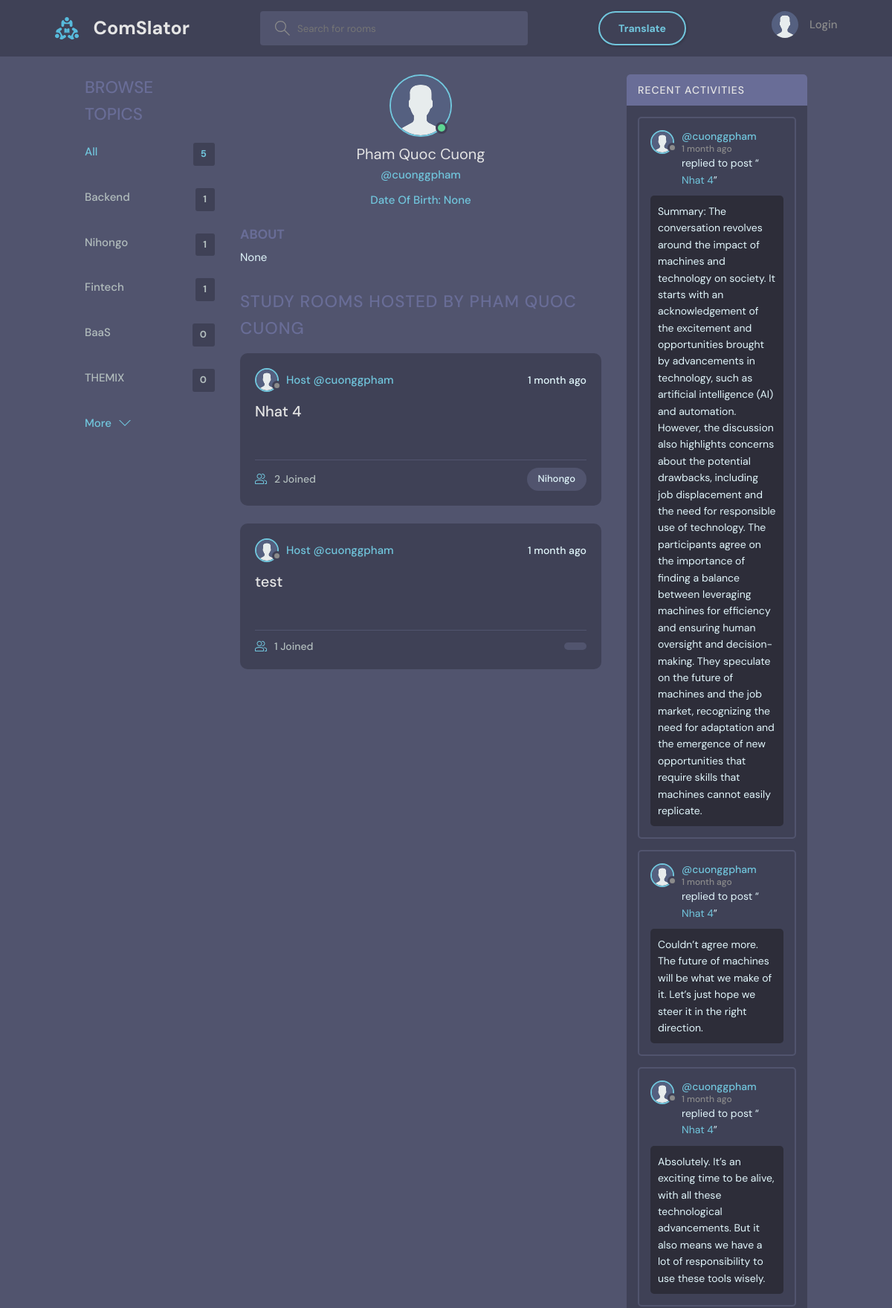
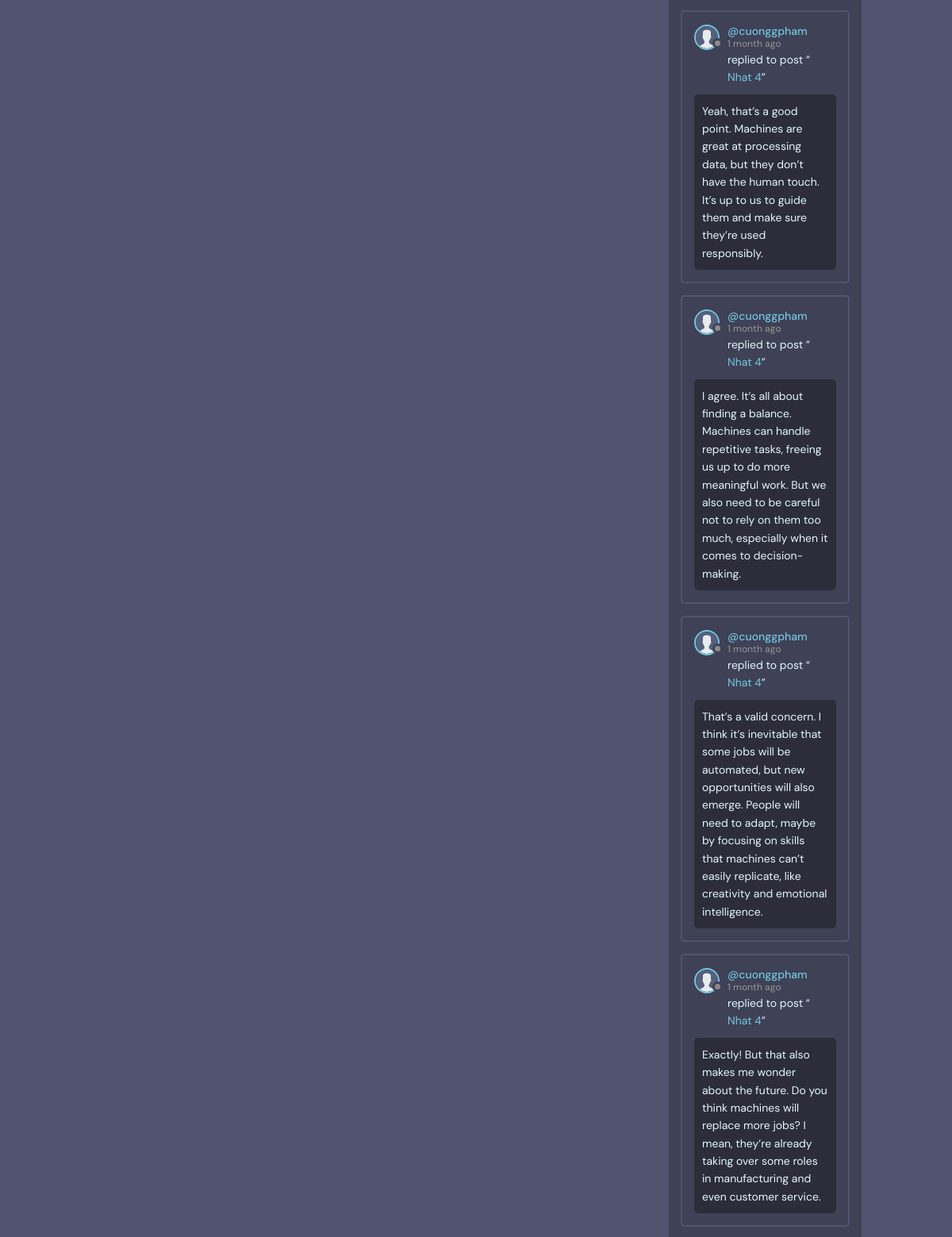
The app's page /profile/2/ (upper part) with its own data (2 pictures, top to bottom).
### base/models.py (models this page shows, shortened)
class Topic(models.Model):
    name = models.CharField(max_length=200)

class User(AbstractBaseUser):
    STATUS = [
        ('online', 'online'),
        ('offline', 'offline'),
    ]
    name = models.CharField(max_length=200, null=True)
    username   = models.CharField(max_length=200, null=True)
    email      = models.EmailField(unique=True, null=True)
    password   = models.CharField(max_length=100)
    birth_date = models.DateField(null=True)
    status     = models.CharField(choices=STATUS, max_length=50, default='offline')
    is_superuser = models.BooleanField(default=False)
    bio = models.TextField(null=True)
    avatar = models.ImageField(null=True, default="avatar.svg")
    timezone = models.CharField(max_length=50, default='UTC')
    USERNAME_FIELD = 'email'
    REQUIRED_FIELDS = ['username', 'password']
    objects = UserManager()

class Room(models.Model):
    host = models.ForeignKey(User, on_delete=models.SET_NULL, null=True)
    topic = models.ForeignKey(Topic, on_delete=models.SET_NULL, null=True)
    name = models.CharField(max_length=200)
    description = models.TextField(null=True, blank=True)
    participants = models.ManyToManyField(User, related_name='participants', blank=True)
    call_room_id = models.CharField(max_length=100, unique=True, null=True, blank=True)
    updated = models.DateTimeField(auto_now=True)
    created = models.DateTimeField(auto_now_add=True)
    class Meta:
        ordering = ['-updated', '-created']
    def __str__(self):
        return self.name

class Message(models.Model):
    user = models.ForeignKey(User, on_delete=models.CASCADE)
    room = models.ForeignKey(Room, on_delete=models.CASCADE)
    body = models.TextField()
    image = models.ImageField(upload_to="", null=True, blank=True)
    translated_body = models.TextField(null=True, blank=True)
    updated = models.DateTimeField(auto_now=True)
    created = models.DateTimeField(auto_now_add=True)
    class Meta:
        ordering = ['-updated', '-created']

### base/views.py (the view)
# urls.py: path('profile/<str:pk>/', views.userProfile, name="user-profile"),
def userProfile(request, pk):
    user = User.objects.get(id=pk)
    rooms = user.room_set.all()
    room_messages = user.message_set.all()
    topics = Topic.objects.all()
    context = {'user': user, 'rooms': rooms,
               'room_messages': room_messages, 'topics': topics}
    return render(request, 'base/profile.html', context)

### base/templates/base/profile.html (shortened to what this page needs)
{% extends 'main.html' %}
{% block content %}
<main class="profile-page layout layout--3">
  <div class="container">
    {% include 'base/topics_component.html' %}
    <div class="roomList">
      <div class="profile">
        <div class="profile__avatar">
          <div class="avatar avatar--large active">
            <img src="{{user.avatar.url}}" />
          </div>
        </div>
        <div class="profile__info">
          <h3>{{user.name}}</h3>
          <p>@{{user.username}}</p>
          <p>Date Of Birth: {{user.birth_date}}</p>
        </div>
        <div class="profile__about">
          <h3>About</h3>
          <p>
            {{user.bio}}
          </p>
        </div>
      </div>
      <div class="roomList__header">
        <div>
          <h2>Study Rooms Hosted by {{user.name}}</a>
          </h2>
        </div>
      </div>
      {% include 'base/feed_component.html' %}
    </div>
    {% include 'base/activity_component.html' %}
  </div>
</main>
{% endblock content %}

### base/templates/base/topics_component.html
<div class="topics">
    <div class="topics__header">
        <h2>Browse Topics</h2>
    </div>
    <ul class="topics__list">
        <li>
            <a href="{% url 'home' %}" class="active">All <span>{{topics.count}}</span></a>
        </li>
        {% for topic in topics %}
        <li>
            <a href="{% url 'home' %}?q={{topic.name}}">{{topic.name}}<span>{{topic.room_set.all.count}}</span></a>
        </li>
        {% endfor %}
    </ul>
    <a class="btn btn--link" href="{% url 'topics' %}">
        More
        <svg version="1.1" xmlns="http://www.w3.org/2000/svg" width="32" height="32" viewBox="0 0 32 32">
            <title>chevron-down</title>
            <path d="M16 21l-13-13h-3l16 16 16-16h-3l-13 13z"></path>
        </svg>
    </a>
</div>

### base/templates/base/feed_component.html (shortened to what this page needs)
{% for room in rooms %}
<div class="roomListRoom">
  <div class="roomListRoom__header">
    <a
      href="{% url 'user-profile' room.host.id %}"
      class="roomListRoom__author"
    >
      <div class="avatar avatar--small">
        <img src="{{room.host.avatar.url}}" />
      </div>
      <span>Host @{{room.host.username}}</span>
    </a>
    <div class="roomListRoom__actions">
      <span>{{room.created|timesince}} ago</span>
    </div>
  </div>
  <div class="roomListRoom__content">
    <a href="{% url 'room' room.id %}">{{room.name}}</a>
  </div>
  <div class="roomListRoom__description">
  </div>
  <div class="roomListRoom__meta">
    <a href="{% url 'room' room.id %}" class="roomListRoom__joined">
      {{room.participants.all.count}} Joined
    </a>
    <p class="roomListRoom__topic">{{room.topic.name}}</p>
  </div>
</div>
{% endfor %}

### base/templates/base/activity_component.html (shortened to what this page needs)
<div class="activities">
    <div class="activities__header">
        <h2>Recent Activities</h2>
    </div>
    {% for message in room_messages %}
    <div class="activities__box">
        <div class="activities__boxHeader roomListRoom__header">
            <a href="{% url 'user-profile' message.user.id %}" class="roomListRoom__author">
                <div class="avatar avatar--small">
                    <img src="{{message.user.avatar.url}}" />
                </div>
                <p>
                    @{{message.user.username}}
                    <span>{{message.created|timesince}} ago</span>
                </p>
            </a>
        </div>
        <div class="activities__boxContent">
            <p>replied to post “<a href="{% url 'room' message.room.id %}">{{message.room}}</a>”</p>
            <div class="activities__boxRoomContent">{{message.body}}</div>
        </div>
    </div>
    {% endfor %}
</div>

### static/styles/style1.css (style rules this page uses)
body { margin: 0; padding: 0; background-color: #51546e; color: #e1f6fb; font-family: "DM Sans", -apple-system, BlinkMacSystemFont, "Segoe UI", Roboto, Oxygen, Ubuntu, Cantarell, "Open Sans", "Helvetica Neue", sans-serif; }
main { width: 1400px; margin: 0 auto; height: 75vh; }
@media screen and (max-width: 1400px) { main { width: 90%; margin: 0 auto; } }

### records on screen
Topic: name "Backend", room_set.all.count "1"
Topic: name "Nihongo", room_set.all.count "1"
Topic: name "Fintech", room_set.all.count "1"
Topic: name "BaaS", room_set.all.count "0"
Topic: name "THEMIX", room_set.all.count "0"
User: avatar (placeholder picture), name "Pham Quoc Cuong", username "cuonggpham", birth_date "None", bio "None", name "PHAM QUOC CUONG"
Room: host.avatar (placeholder picture), host.username "cuonggpham", created "1 month", name "Nhat 4", participants.all.count "2", topic.name "Nihongo"
Room: host.avatar (placeholder picture), host.username "cuonggpham", created "1 month", name "test", participants.all.count "1"
Message: user.avatar (placeholder picture), user.username "cuonggpham", created "1 month", room "Nhat 4", body "Summary: The conversation revolves around the impact of machines and technology on society. It starts with an acknowledgement of the excitement and opportunities brought by advancements in technology, such as artificial intelligence (AI) and automation. However, the discussion also highlights concerns about the potential drawbacks, including job displacement and the need for responsible use of technology. The participants agree on the importance of finding a balance between leveraging machines for efficiency and ensuring human oversight and decision-making. They speculate on the future of machines and the job market, recognizing the need for adaptation and the emergence of new opportunities…"
Message: user.avatar (placeholder picture), user.username "cuonggpham", created "1 month", room "Nhat 4", body "Couldn’t agree more. The future of machines will be what we make of it. Let’s just hope we steer it in the right direction."
Message: user.avatar (placeholder picture), user.username "cuonggpham", created "1 month", room "Nhat 4", body "Absolutely. It’s an exciting time to be alive, with all these technological advancements. But it also means we have a lot of responsibility to use these tools wisely."
Message: user.avatar (placeholder picture), user.username "cuonggpham", created "1 month", room "Nhat 4", body "Yeah, that’s a good point. Machines are great at processing data, but they don’t have the human touch. It’s up to us to guide them and make sure they’re used responsibly."
Message: user.avatar (placeholder picture), user.username "cuonggpham", created "1 month", room "Nhat 4", body "I agree. It’s all about finding a balance. Machines can handle repetitive tasks, freeing us up to do more meaningful work. But we also need to be careful not to rely on them too much, especially when it comes to decision-making."
Message: user.avatar (placeholder picture), user.username "cuonggpham", created "1 month", room "Nhat 4", body "That’s a valid concern. I think it’s inevitable that some jobs will be automated, but new opportunities will also emerge. People will need to adapt, maybe by focusing on skills that machines can’t easily replicate, like creativity and emotional intelligence."
Message: user.avatar (placeholder picture), user.username "cuonggpham", created "1 month", room "Nhat 4", body "Exactly! But that also makes me wonder about the future. Do you think machines will replace more jobs? I mean, they’re already taking over some roles in manufacturing and even customer service."

### other values on screen
{{ topics.count }} "5"
